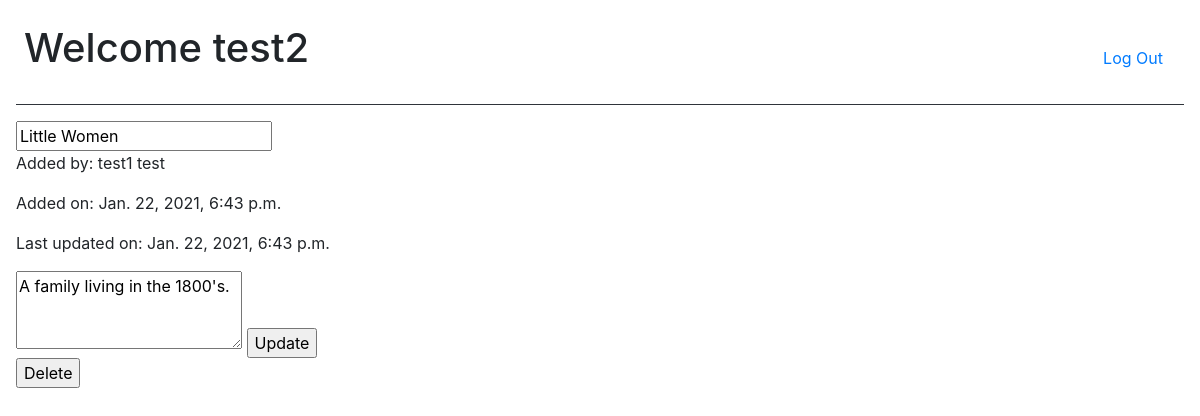
Screenshot of /books/4 (signed in) with the database file from the repository.
### favorites/models.py (models this page shows)
class User(models.Model):
    first_name = models.CharField(max_length=255)
    last_name = models.CharField(max_length=255)
    email = models.EmailField()
    password = models.CharField(max_length=255)
    created_at = models.DateTimeField(auto_now_add=True)
    updated_at = models.DateTimeField(auto_now=True)
    objects = UserManager()

class Book(models.Model):
    title = models.CharField(max_length=255)
    desc = models.TextField()
    created_at = models.DateTimeField(auto_now_add=True)
    updated_at = models.DateTimeField(auto_now=True)
    uploaded_by = models.ForeignKey(User, related_name="books", on_delete=models.CASCADE)
    users_who_like = models.ManyToManyField(User, related_name="liked_books")

### favorites/views.py (the view)
# urls.py: path('books/<int:book_id>', views.book_details),
def book_details(request, book_id):
    if 'userid' in request.session:
        user = User.objects.filter(id=request.session['userid'])
        if user:
            context = {
                "user": user[0],
                "book": Book.objects.get(id=book_id),
            }
        return render(request, 'book_details.html', context)
    return redirect('/login')

### favorites/templates/book_details.html (shortened to what this page needs)
<!DOCTYPE html>
<html lang="en">
<head>
    <link rel="stylesheet" href="https://stackpath.bootstrapcdn.com/bootstrap/4.5.2/css/bootstrap.min.css"
>
</head>
<body class="p-3">
    <header class="d-flex p-2 align-items-baseline">
        <h1 class="mr-auto">Welcome {{ user.first_name}}</h1>
        <form action="/log_off" method="POST">
            <input class="btn btn-link" type="submit" name="log_off" value="Log Out">
        </form>
    </header>
    <hr class="bg-dark">
    <form action="/update_book" method="POST">
        <input type="text" value="{{ book.title }}" name="title">
        <p>Added by: {{ book.uploaded_by.first_name }} {{ book.uploaded_by.last_name }}</p>
        <p>Added on: {{ book.created_at }}</p>
        <p>Last updated on: {{ book.updated_at }}</p>
        <textarea name="desc"cols="20" rows="3">{{ book.desc }}</textarea>
        <input type="submit" name="update" value="Update">
    </form>
    <form action="/delete" method="POST">
        <input type="submit" name="delete" value="Delete">
    </form>
</body>
</html>

### rows the page displays
User: first_name "test2"
Book: title "Little Women", uploaded_by.first_name "test1", uploaded_by.last_name "test", created_at "Jan. 22, 2021, 6:43 p.m.", updated_at "Jan. 22, 2021, 6:43 p.m.", desc "A family living in the 1800's."
